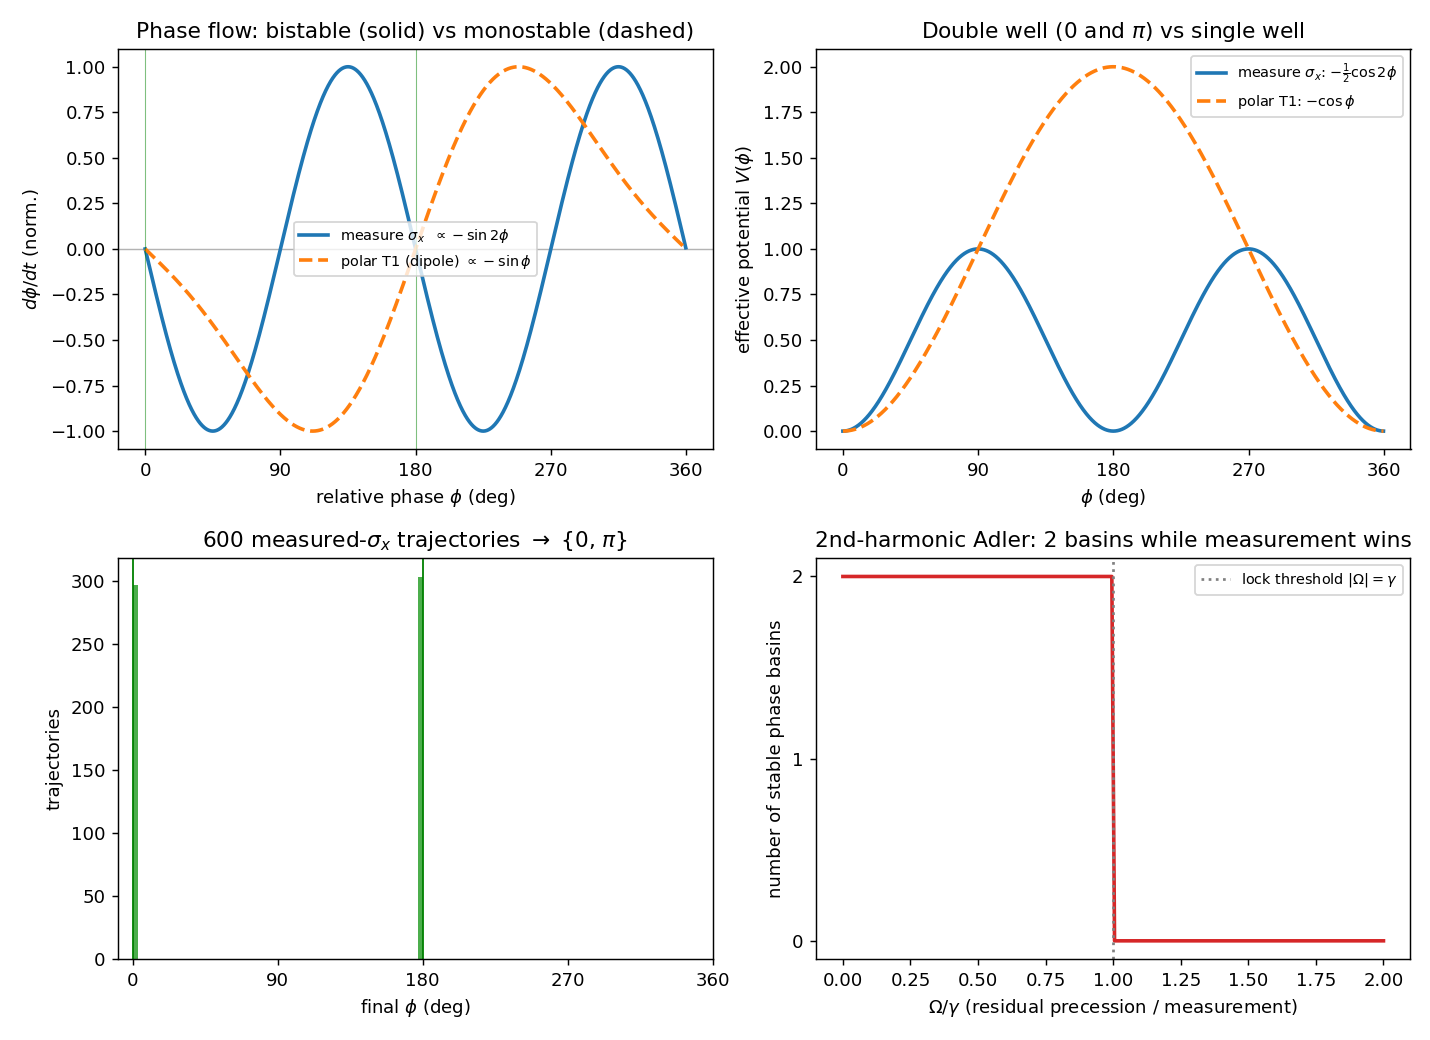

Reproduce this figure in Python.
#!/usr/bin/env python3
r"""
phi_dissipative_check.py
========================

Question (DISCRETIZATION_AS_SYNC_PAPER.md, new Sec 3.2 paragraph):
    Does a second-harmonic term  sin(2 phi)  survive the *dissipative* reduction
    of the chiral mass coupling, and does it stabilize BOTH phi=0 and phi=pi
    (a genuine binary), rather than only the single-basin sin(phi) Adler term?

Model
-----
The chiral pair (psi_L, psi_R) is one qubit.  Pauli basis: the {|L>,|R>}
(z) basis.  Density matrix rho = 1/2 (I + r . sigma), Bloch vector r=(x,y,z).

    x = <sigma_x> = 2 Re(psi_L^* psi_R)   (the L<->R interference / mass channel)
    y = <sigma_y> = 2 Im(psi_L^* psi_R)
    z = <sigma_z> = |psi_L|^2 - |psi_R|^2

The RELATIVE PHASE is the equatorial azimuth  phi = atan2(y, x):
    phi = 0   -> in-phase   |L>+|R>   (+x pointer)
    phi = pi  -> anti-phase |L>-|R>   (-x pointer)

phi -> phi+pi is rotation by pi about z, i.e. sigma_x -> -sigma_x, sigma_y -> -sigma_y.
A phase potential V(phi) is period-pi (bistable 0/pi candidate) iff the dynamics
is EVEN under that flip.

Closed Hamiltonian (BUILD 3 / mass_shell.py):  H = -p sigma_z + m sigma_x.
As an effective Bloch field  H = 1/2 omega . sigma  with omega = (2m, 0, -2p);
commutator gives precession  r_dot = omega x r  (NO attractor -- Sec 2.2).

Three dissipators are compared (rate gamma), each in Lindblad form
    D[L] rho = L rho L^dagger - 1/2 {L^dagger L, rho}:

  (A) measure_sx :  L = sqrt(gamma) sigma_x
        = continuous measurement of the MASS / interference channel.
        Quadratic in sigma_x  ->  EVEN under phi->phi+pi.
  (B) dipole_x   :  amplitude damping toward the single pointer |+x>
        = POLAR relaxation toward a fixed axis (the Sec 3.2 "T1 toward B0" case).
        Linear/odd  ->  monostable.
  (C) measure_sz :  L = sqrt(gamma) sigma_z
        = dephasing in the L/R basis (a control: kills phi, no locking).

Output: prints fixed points + harmonic content of dphi/dt for each model,
runs quantum trajectories for (A), maps the locking (Arnold) tongue of the
second-harmonic Adler equation, and writes phi_dissipative_check.png.
"""

import numpy as np

# ---- Pauli matrices ----------------------------------------------------------
I2 = np.eye(2, dtype=complex)
sx = np.array([[0, 1], [1, 0]], dtype=complex)
sy = np.array([[0, -1j], [1j, 0]], dtype=complex)
sz = np.array([[1, 0], [0, -1]], dtype=complex)


# ---- Bloch right-hand sides for each model -----------------------------------
def rdot_hamiltonian(r, m=0.0, p=0.0):
    """Closed precession r_dot = omega x r, omega=(2m,0,-2p)."""
    omega = np.array([2 * m, 0.0, -2 * p])
    return np.cross(omega, r)


def rdot_measure_sx(r, g):
    """D[sqrt(g) sigma_x] on the Bloch vector:  (0, -2g y, -2g z)."""
    x, y, z = r
    return np.array([0.0, -2 * g * y, -2 * g * z])


def rdot_measure_sz(r, g):
    """D[sqrt(g) sigma_z]:  (-2g x, -2g y, 0)  (dephasing in L/R basis)."""
    x, y, z = r
    return np.array([-2 * g * x, -2 * g * y, 0.0])


def rdot_dipole_x(r, G):
    """Amplitude damping toward |+x> (polar T1 toward a fixed axis).
    Longitudinal axis = x: x -> +1; transverse y,z damp at G/2."""
    x, y, z = r
    return np.array([G * (1 - x), -0.5 * G * y, -0.5 * G * z])


# ---- Phase flow on the equator (|r|=1, z=0) ----------------------------------
def phase_flow(rdot_func, phi, **kw):
    """dphi/dt for a Bloch RHS evaluated on the unit equatorial circle."""
    x, y = np.cos(phi), np.sin(phi)
    r = np.array([x, y, 0.0])
    rd = rdot_func(r, **kw)
    xd, yd = rd[0], rd[1]
    return (x * yd - y * xd)  # (x ydot - y xdot)/(x^2+y^2), denom=1


def harmonic_content(flow_vals, phi):
    """Return |sin(phi)| (n=1) and |sin(2phi)| (n=2) Fourier amplitudes of dphi/dt."""
    N = len(phi)
    a1 = (2.0 / N) * np.sum(flow_vals * np.sin(phi))
    a2 = (2.0 / N) * np.sum(flow_vals * np.sin(2 * phi))
    c1 = (2.0 / N) * np.sum(flow_vals * np.cos(phi))
    c2 = (2.0 / N) * np.sum(flow_vals * np.cos(2 * phi))
    return dict(sin1=a1, sin2=a2, cos1=c1, cos2=c2)


def fixed_points(flow_vals, phi):
    """Find zeros of dphi/dt and classify stability by the sign of the slope."""
    f = flow_vals
    fps = []
    for i in range(len(phi)):
        j = (i + 1) % len(phi)
        if f[i] == 0 or (f[i] < 0) != (f[j] < 0):  # sign change i->j
            # linear interp location
            denom = (f[j] - f[i])
            frac = 0.0 if denom == 0 else -f[i] / denom
            phi_star = phi[i] + frac * (phi[j] - phi[i])
            slope = denom / (phi[j] - phi[i])
            stable = slope < 0  # dphi/dt decreasing through zero -> attractor
            fps.append((phi_star % (2 * np.pi), stable))
    # dedupe near-identical
    out = []
    for ph, st in sorted(fps):
        if not any(abs(((ph - q) + np.pi) % (2 * np.pi) - np.pi) < 1e-3 for q, _ in out):
            out.append((ph, st))
    return out


# ---- Part A/B/C: phase-flow analysis of the three dissipators -----------------
def analyze_models():
    phi = np.linspace(0, 2 * np.pi, 2001, endpoint=False)
    print("=" * 74)
    print("PHASE FLOW  dphi/dt  ON THE EQUATOR  (H = 0; pure dissipator, rate=1)")
    print("=" * 74)
    results = {}
    for name, func, kw in [
        ("measure_sx (mass channel, L=sigma_x)", rdot_measure_sx, dict(g=1.0)),
        ("dipole_x   (polar T1 toward +x)      ", rdot_dipole_x, dict(G=1.0)),
        ("measure_sz (dephasing in L/R basis)  ", rdot_measure_sz, dict(g=1.0)),
    ]:
        flow = np.array([phase_flow(func, ph, **kw) for ph in phi])
        h = harmonic_content(flow, phi)
        fps = fixed_points(flow, phi)
        stable = [f"{np.degrees(p):6.1f} deg" for p, s in fps if s]
        unstab = [f"{np.degrees(p):6.1f} deg" for p, s in fps if not s]
        results[name] = (flow, phi, h, fps)
        print(f"\n  {name}")
        print(f"    harmonics of dphi/dt:  sin(phi)={h['sin1']:+.3f}   "
              f"sin(2phi)={h['sin2']:+.3f}")
        print(f"    STABLE fixed pts  : {stable if stable else 'none (no phase lock)'}")
        print(f"    unstable fixed pts: {unstab if unstab else 'none'}")
        if abs(h['sin2']) > 5 * (abs(h['sin1']) + 1e-9):
            verdict = "-> pure 2nd harmonic: BISTABLE candidate (0 and pi)"
        elif abs(h['sin1']) > 5 * (abs(h['sin2']) + 1e-9):
            verdict = "-> 1st harmonic dominant: MONOSTABLE"
        elif not any(s for _, s in fps):
            verdict = "-> no stable phase: pure dephasing (phase destroyed)"
        else:
            verdict = "-> mixed"
        print(f"    VERDICT: {verdict}")
    return results


# ---- Part D: second-harmonic Adler equation & locking (Arnold) tongue --------
def second_harmonic_adler():
    r"""
    With a residual precession Omega in the measured plane competing with the
    sigma_x measurement, the equatorial phase obeys
            dphi/dt = Omega - gamma sin(2 phi).
    Lock (two stable phases ~0 and ~pi) requires gamma >= |Omega|.
    """
    print("\n" + "=" * 74)
    print("SECOND-HARMONIC ADLER:   dphi/dt = Omega - gamma sin(2 phi)")
    print("  (Omega = residual precession in measured plane; gamma = measurement rate)")
    print("=" * 74)
    gamma = 1.0
    phi = np.linspace(0, 2 * np.pi, 4001, endpoint=False)
    for Omega in [0.0, 0.5, 0.9, 1.0, 1.5]:
        flow = Omega - gamma * np.sin(2 * phi)
        fps = fixed_points(flow, phi)
        nstab = sum(1 for _, s in fps if s)
        locked = nstab >= 1 and abs(Omega) <= gamma + 1e-9
        tag = (f"LOCKED: {nstab} stable basin(s)" if locked
               else "UNLOCKED: phase winds (no discrete value)")
        stab = ", ".join(f"{np.degrees(p):.0f}" for p, s in fps if s) or "-"
        print(f"  Omega/gamma={Omega/gamma:4.2f}:  {tag:38s} stable phi(deg)=[{stab}]")
    print("  => bistable binary (TWO stable phases) whenever |Omega| < gamma;")
    print("     the two basins sit symmetrically about 0 and pi.")


# ---- Part E: reconciliation with the Sec 2.3 first-harmonic Adler form -------
def reconciliation_unified():
    r"""
    Unified equatorial phase equation: the SYMMETRIC measurement of the interference
    channel (gamma, 2nd harmonic) PLUS a faint POLAR bias of the bulk reference
    (epsilon, 1st harmonic) -- the latter is exactly the Sec 2.3 K sin(Phi_bulk-phi):

        dphi/dt = Omega - gamma sin(2 phi) - epsilon sin(phi)

    Fixed points (Omega=0): sin(phi) (2 gamma cos phi + epsilon) = 0
        phi = 0   : stable for all epsilon, gamma > 0
        phi = pi  : stable IFF epsilon < 2 gamma ; else it turns into a repeller.

    So the two pictures are LIMITS of one equation:
        epsilon << gamma   -> BISTABLE binary (0 and pi); phi=0 well deeper by 2*epsilon
        epsilon  > 2 gamma -> MONOSTABLE (only phi=0) = the Sec 2.3 Adler limit.
    The framework's "faint (ppm) thermal bias" commitment puts it at epsilon << gamma,
    i.e. in the bistable regime.
    """
    print("\n" + "=" * 74)
    print("RECONCILIATION:  dphi/dt = Omega - gamma sin(2phi) - epsilon sin(phi)")
    print("  gamma = symmetric MEASUREMENT (2nd harmonic, the binary)")
    print("  epsilon = faint POLAR bias of the reference (1st harmonic = Sec 2.3 term)")
    print("=" * 74)
    gamma = 1.0
    phi = np.linspace(0, 2 * np.pi, 4001, endpoint=False)
    print("  analytic threshold: phi=pi loses stability at epsilon = 2*gamma\n")
    for eps in [0.0, 0.2, 1.0, 2.0, 3.0]:
        flow = -gamma * np.sin(2 * phi) - eps * np.sin(phi)
        fps = fixed_points(flow, phi)
        stab = ", ".join(f"{np.degrees(p):.0f}" for p, s in fps if s) or "-"
        regime = ("BISTABLE (binary)" if sum(s for _, s in fps) >= 2
                  else "MONOSTABLE  = Sec 2.3 first-harmonic limit")
        depth_gap = 2 * eps  # V(pi) - V(0) = 2 epsilon : phi=0 deeper
        print(f"  eps/gamma={eps / gamma:4.2f}:  stable phi(deg)=[{stab:8s}]  "
              f"well bias V(pi)-V(0)={depth_gap:+.2f}  -> {regime}")
    print("\n  => Sec 2.3's monostable Adler is the BIAS-DOMINATED limit (eps>2gamma);")
    print("     the bistable binary is the MEASUREMENT-DOMINATED limit (eps<<gamma).")
    print("     The faint bias breaks the 0/pi degeneracy (deepens phi=0) but this is")
    print("     a deterministic/Boltzmann tilt, NOT the Born weight |alpha|^2 (open).")


# ---- Part C: quantum trajectories under sigma_x measurement ------------------
def quantum_trajectories(n_traj=600, gamma=4.0, m=0.0, p=0.0,
                         T=4.0, dt=2e-3, seed=12345, psi0=None):
    """
    Stochastic Schrodinger eq. (quantum-state-diffusion) for continuous
    measurement of sigma_x, with closed Hamiltonian H = -p sz + m sx.
    Returns array of final phi (azimuth) per trajectory and the final <sx>.
    NOTE: this unraveling is BUILT to respect the Born rule; it therefore
    tests only the BISTABILITY (do trajectories collapse to phi=0 OR pi?),
    NOT the weights -- those remain the open Born-measure problem.
    """
    rng = np.random.default_rng(seed)
    H = -p * sz + m * sx
    nsteps = int(T / dt)
    if psi0 is None:
        psi0 = np.array([1.0, 0.0], dtype=complex)  # |L> : <sx>=0 -> 50/50
    phis = np.empty(n_traj)
    sxs = np.empty(n_traj)
    for k in range(n_traj):
        psi = psi0.astype(complex).copy()
        for _ in range(nsteps):
            ex = np.real(np.vdot(psi, sx @ psi))      # <sigma_x>
            dW = rng.normal(0.0, np.sqrt(dt))
            # Ito QSD increment for Hermitian L=sqrt(gamma) sigma_x:
            drift = (-1j * H @ psi
                     - 0.5 * gamma * (sx - ex * I2) @ ((sx - ex * I2) @ psi))
            diff = np.sqrt(gamma) * (sx - ex * I2) @ psi
            psi = psi + drift * dt + diff * dW
            psi = psi / np.linalg.norm(psi)
        x = np.real(np.vdot(psi, sx @ psi))
        y = np.real(np.vdot(psi, sy @ psi))
        phis[k] = np.arctan2(y, x) % (2 * np.pi)
        sxs[k] = x
    return phis, sxs


def main():
    results = analyze_models()
    second_harmonic_adler()
    reconciliation_unified()

    print("\n" + "=" * 74)
    print("QUANTUM TRAJECTORIES: continuous measurement of sigma_x (mass channel)")
    print("  start |L> (equal overlap with both pointers); gamma=4, H=0")
    print("=" * 74)
    phis, sxs = quantum_trajectories(n_traj=600, gamma=4.0, m=0.0, p=0.0)
    near0 = np.mean(np.minimum(np.abs(phis), np.abs(phis - 2 * np.pi)) < np.pi / 4)
    nearpi = np.mean(np.abs(phis - np.pi) < np.pi / 4)
    middle = 1 - near0 - nearpi
    print(f"  fraction ending near phi=0   (+x, in-phase) : {near0:.3f}")
    print(f"  fraction ending near phi=pi  (-x, anti-phase): {nearpi:.3f}")
    print(f"  fraction left in between (unresolved)        : {middle:.3f}")
    print(f"  mean |<sigma_x>| at end (1.0 = fully locked) : {np.mean(np.abs(sxs)):.3f}")
    print("  => trajectories collapse onto the TWO pointer phases 0 and pi:")
    print("     a bistable binary. (Split ~50/50 here is the Born weight of |L>,")
    print("     assumed by the unraveling -- NOT independently derived.)")

    # Crossover with a residual precession: does bistability survive Omega?
    print("\n  Crossover check: add residual precession Omega about z (gamma=4)")
    for Om in [0.0, 2.0, 4.0, 6.0]:
        ph, sx_ = quantum_trajectories(n_traj=300, gamma=4.0, m=0.0, p=Om / 2.0,
                                       seed=7, T=4.0)
        lock = np.mean(np.abs(sx_) > 0.6)
        print(f"    Omega/gamma={Om/4.0:4.2f}:  fraction phase-locked (|<sx>|>0.6) "
              f"= {lock:.2f}")

    # ---- Figure --------------------------------------------------------------
    try:
        import matplotlib
        matplotlib.use("Agg")
        import matplotlib.pyplot as plt

        fig, ax = plt.subplots(2, 2, figsize=(11, 8))

        # (0,0) phase flows
        phi = np.linspace(0, 2 * np.pi, 2001, endpoint=False)
        deg = np.degrees(phi)
        ax[0, 0].axhline(0, color="0.7", lw=0.8)
        ax[0, 0].plot(deg, -np.sin(2 * phi), label=r"measure $\sigma_x$  $\propto-\sin2\phi$", lw=2)
        fdip = np.array([phase_flow(rdot_dipole_x, p_, G=1.0) for p_ in phi])
        ax[0, 0].plot(deg, fdip / np.max(np.abs(fdip)), label=r"polar T1 (dipole) $\propto-\sin\phi$", lw=2, ls="--")
        ax[0, 0].set_xlabel(r"relative phase $\phi$ (deg)")
        ax[0, 0].set_ylabel(r"$d\phi/dt$ (norm.)")
        ax[0, 0].set_title("Phase flow: bistable (solid) vs monostable (dashed)")
        ax[0, 0].set_xticks([0, 90, 180, 270, 360])
        for ph0 in (0, 180):
            ax[0, 0].axvline(ph0, color="g", lw=0.6, alpha=0.5)
        ax[0, 0].legend(fontsize=8)

        # (0,1) potentials V(phi) = -int dphi/dt
        V_meas = -0.5 * np.cos(2 * phi)        # -int(-sin2phi)=  -1/2 cos2phi
        V_dip = -np.cos(phi)
        ax[0, 1].plot(deg, V_meas - V_meas.min(), label=r"measure $\sigma_x$: $-\frac{1}{2}\cos2\phi$", lw=2)
        ax[0, 1].plot(deg, V_dip - V_dip.min(), label=r"polar T1: $-\cos\phi$", lw=2, ls="--")
        ax[0, 1].set_xlabel(r"$\phi$ (deg)")
        ax[0, 1].set_ylabel(r"effective potential $V(\phi)$")
        ax[0, 1].set_title("Double well (0 and $\\pi$) vs single well")
        ax[0, 1].set_xticks([0, 90, 180, 270, 360])
        ax[0, 1].legend(fontsize=8)

        # (1,0) trajectory histogram
        ax[1, 0].hist(np.degrees(phis), bins=60, color="C2", alpha=0.85)
        ax[1, 0].set_xlabel(r"final $\phi$ (deg)")
        ax[1, 0].set_ylabel("trajectories")
        ax[1, 0].set_title(r"600 measured-$\sigma_x$ trajectories $\to$ {0, $\pi$}")
        ax[1, 0].set_xticks([0, 90, 180, 270, 360])
        for ph0 in (0, 180):
            ax[1, 0].axvline(ph0, color="g", lw=1.0)

        # (1,1) Arnold tongue: stable-basin count vs Omega/gamma
        og = np.linspace(0, 2.0, 200)
        nst = []
        phi2 = np.linspace(0, 2 * np.pi, 4001, endpoint=False)
        for r_ in og:
            flow = r_ - np.sin(2 * phi2)  # gamma=1 units
            fps = fixed_points(flow, phi2)
            nst.append(sum(1 for _, s in fps if s))
        ax[1, 1].plot(og, nst, lw=2, color="C3")
        ax[1, 1].axvline(1.0, color="0.5", ls=":", label=r"lock threshold $|\Omega|=\gamma$")
        ax[1, 1].set_xlabel(r"$\Omega/\gamma$ (residual precession / measurement)")
        ax[1, 1].set_ylabel("number of stable phase basins")
        ax[1, 1].set_title("2nd-harmonic Adler: 2 basins while measurement wins")
        ax[1, 1].set_yticks([0, 1, 2])
        ax[1, 1].legend(fontsize=8)

        fig.tight_layout()
        out = __file__.rsplit("/", 1)[0] + "/phi_dissipative_check.png"
        fig.savefig(out, dpi=130)
        print(f"\n[figure written: {out}]")
    except Exception as e:
        print(f"\n[figure skipped: {e}]")


if __name__ == "__main__":
    main()
